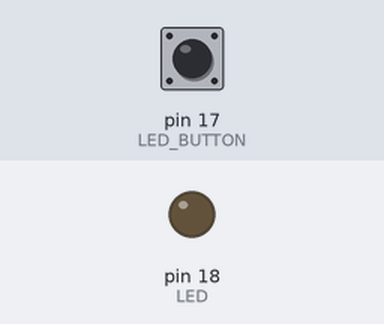
The sketch below on a simulated Arduino Uno, built with avr-gcc and run on an emulated ATmega328P. On the bench: output pins drawn as LEDs (lit = HIGH). Inputs (shaded band) come from the test bench; at power-on: pin 17 (LED_BUTTON) LOW.

Above: at 1.2 s.
1.3 s: pin 17 (LED_BUTTON) pulled HIGH for 0.15 s
At 1.37 s:
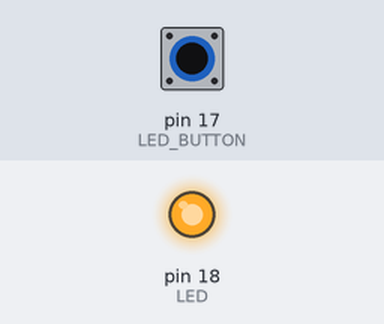
2.9 s: pin 17 (LED_BUTTON) pulled HIGH for 3.2 s
At 7.4 s:
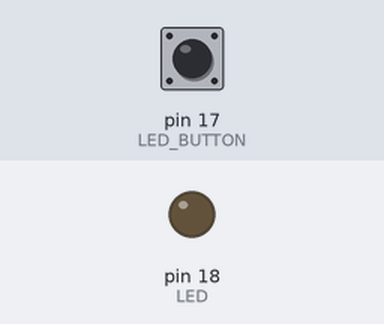
Timing chart, 0 to 8.9 s (numbered marks = the images above; inputs shaded):
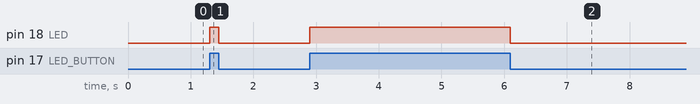

Measured:
- after the input at 1.3 s, pin 18 (LED): LOW → HIGH at once, → LOW 0.15 s later
- after the input at 2.9 s, pin 18 (LED): LOW → HIGH at once, → LOW 3.2 s later

The sketch:

led_ON_button.ino
```cpp
const int LED = 18;
const int LED_BUTTON = 17;

void setup() {
  pinMode(LED, OUTPUT);
  pinMode(LED_BUTTON, INPUT);
  digitalWrite(LED, LOW);
}

void loop() {
  if (digitalRead(LED_BUTTON) == HIGH) {
    digitalWrite(LED, HIGH);
  }
  else {
    digitalWrite(LED, LOW);
  }
}
```
